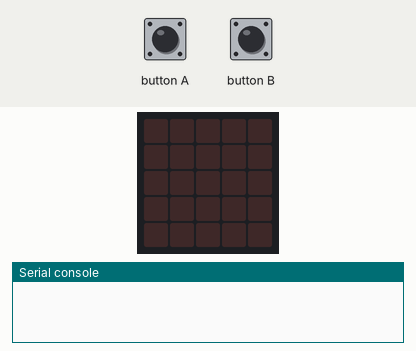
The program below on a simulated BBC micro:bit (MakeCode). Shown: the board's 5×5 LED display, the last lines printed to the serial console. Inputs (shaded band) come from the test bench. No radio messages arrive unless stated (any console line starting 'radio sent:' is added by the test bench).

Above: at 1.2 s.
1.3 s: button A pressed for 0.15 s
At 1.7 s:
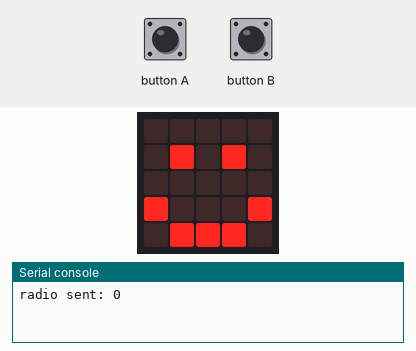
4.4 s: button B pressed for 0.15 s
At 5.3 s:
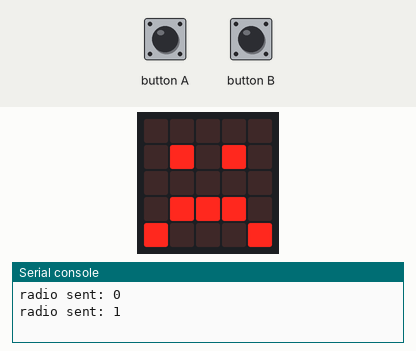
Timing chart, 0 to 7.4 s (numbered marks = the images above; inputs shaded):
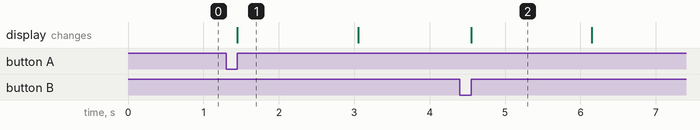

The program:

main.ts
```typescript
radio.onReceivedNumber(function (receivedNumber) {
    if (receivedNumber == 0) {
        basic.showIcon(IconNames.Happy)
        basic.pause(1000)
        basic.clearScreen()
    }
    if (receivedNumber == 1) {
        basic.showIcon(IconNames.Sad)
        basic.pause(1000)
        basic.clearScreen()
    }
})
input.onButtonPressed(Button.A, function () {
    radio.sendNumber(0)
    basic.showIcon(IconNames.Happy)
    basic.pause(1000)
    basic.clearScreen()
})
input.onButtonPressed(Button.B, function () {
    radio.sendNumber(1)
    basic.showIcon(IconNames.Sad)
    basic.pause(1000)
    basic.clearScreen()
})
radio.setGroup(1)
```

test.ts
```typescript
// testes vão aqui; isto não será compilado quando este pacote for usado como uma extensão.
```

Measured:
- after the input at 1.3 s, the display: changes after 0.15 s (image 1)
- after the input at 4.4 s, the display: changes after 0.15 s (image 2)
- what the display in image 1 shows lasts 1.6 s, from 1.5 s to 3.1 s
